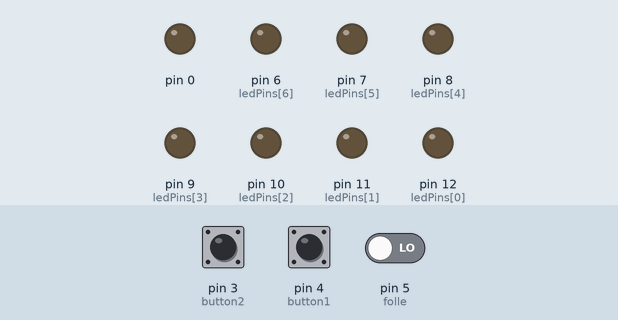
Simulated run of this sketch. Board: Arduino Uno, built with avr-gcc and run on an emulated ATmega328P. Shown: output pins drawn as LEDs (lit = HIGH). Dashed ring = blinking. The inputs (shaded band) are chosen by the test bench; at power-on: pin 3 (button2) LOW, pin 5 (folle) LOW, pin 4 (button1) LOW.

Above: at 1.2 s.
1.3 s: pin 3 (button2) pulled HIGH for 1 s
At 3.2 s:
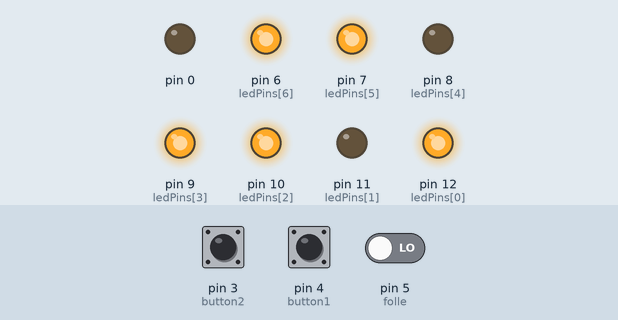
3.8 s: pin 5 (folle) driven HIGH
At 4.4 s:
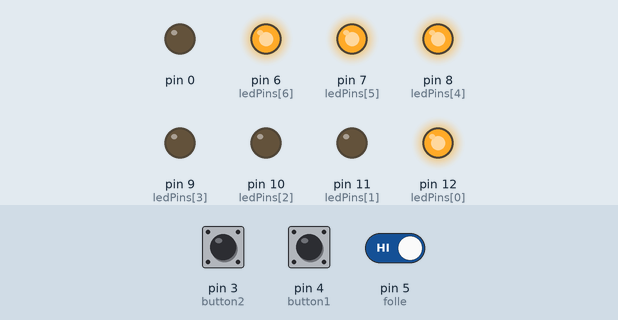
5.3 s: pin 4 (button1) pulled HIGH for 3.2 s
At 5.45 s:
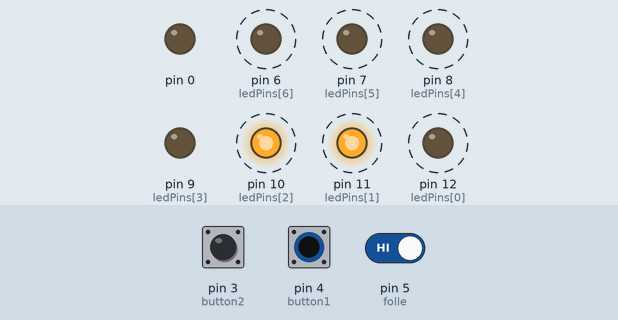
10.0 s: pin 3 (button2) pulled HIGH for 3.2 s
At 10.25 s:
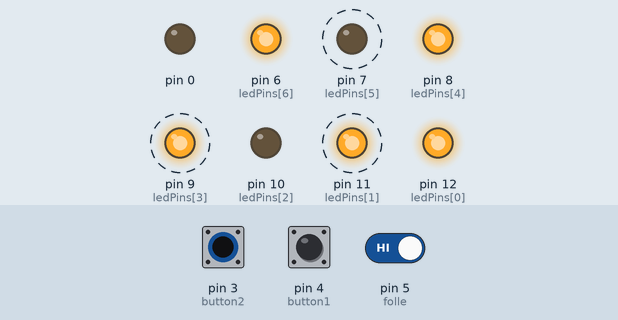
14.7 s: pin 3 (button2) driven HIGH and pin 5 (folle) driven LOW
At 17.5 s:
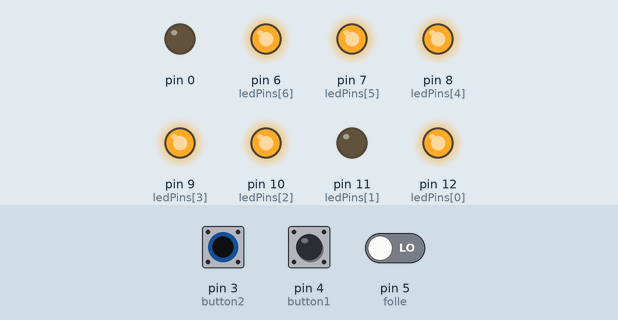
Timing chart, 0 to 18.6 s (numbered marks = the images above; inputs shaded):
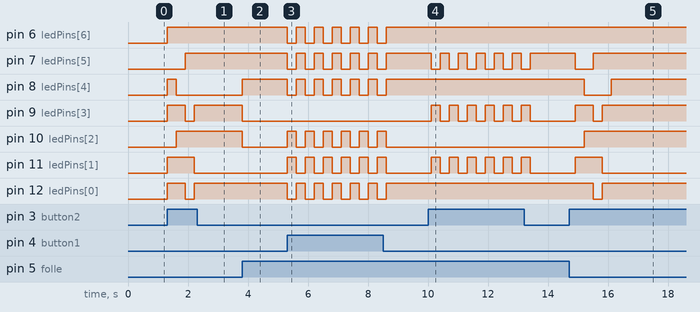

Measured:
- after the input at 1.3 s, pin 6 (ledPins[6]): LOW → HIGH at once; pin 7 (ledPins[5]): LOW → HIGH after 0.60 s; pin 8 (ledPins[4]): LOW → HIGH at once, → LOW 0.30 s later; pin 9 (ledPins[3]), pin 12 (ledPins[0]): LOW → HIGH at once, → LOW 0.60 s later, → HIGH 0.30 s later; pin 10 (ledPins[2]): LOW → HIGH after 0.30 s
- after the input at 3.8 s, pin 8 (ledPins[4]): LOW → HIGH at once; pin 9 (ledPins[3]), pin 10 (ledPins[2]): HIGH → LOW at once
- after the input at 5.3 s, pin 6 (ledPins[6]), pin 7 (ledPins[5]), pin 8 (ledPins[4]), pin 12 (ledPins[0]): alternates HIGH for 0.30 s and LOW for 0.30 s, 12 changes in all, then stays HIGH, starting at once; pin 10 (ledPins[2]), pin 11 (ledPins[1]): alternates HIGH for 0.30 s and LOW for 0.30 s, 12 changes in all, then stays LOW, starting at once
- after the input at 10.0 s, pin 7 (ledPins[5]): alternates HIGH for 0.30 s and LOW for 0.30 s, 12 changes in all, then stays HIGH, starting after 0.10 s; pin 9 (ledPins[3]), pin 11 (ledPins[1]): alternates HIGH for 0.30 s and LOW for 0.30 s, 12 changes in all, then stays LOW, starting after 0.10 s
- after the input at 14.7 s, pin 7 (ledPins[5]): HIGH → LOW after 0.20 s, → HIGH 0.60 s later; pin 8 (ledPins[4]): HIGH → LOW after 0.50 s, → HIGH 0.90 s later; pin 9 (ledPins[3]): LOW → HIGH after 0.20 s, → LOW 0.60 s later, → HIGH 0.30 s later; pin 10 (ledPins[2]): LOW → HIGH after 0.50 s; pin 11 (ledPins[1]): LOW → HIGH after 0.20 s, → LOW 0.90 s later

The sketch:

Contamarce.ino
```cpp
int ledPins[] = {12,11,10,9,8,7,6};
int button1 = 4;
int button2 = 3;
int folle = 5;
bool cicciogamer = false;
boolean sw_read1;
boolean sw_read2;
boolean sw_read3;
int k =0;
int knew=9;
//int contat=0;
int combinazioni[10][7]= {{0,1,1,0,0,0,0},{1,1,0,1,1,0,1},{1,1,1,1,0,0,1},{0,1,1,0,0,1,1},{1,0,1,1,0,1,1},{1,0,1,1,1,1,1},{1,1,1,0,0,0,0},{1,1,1,1,1,1,1},{1,1,1,1,0,1,1},{1,0,0,0,1,1,1}};
//                              1


void setup() {

  pinMode(button1, INPUT);
  pinMode(button2, INPUT);
  pinMode(folle, INPUT);

  for(int i=0; i<10; i++){
    pinMode(ledPins[i], OUTPUT);
    digitalWrite(ledPins[i],LOW);
  }
}

void loop() {
  sw_read1 = digitalRead(button1);
  sw_read2 = digitalRead(button2);
  sw_read3 = digitalRead(folle);


  if(sw_read1)
  {
    k--;
    if(k<0){
    k=0;
    }
    for(int j=0; j<7; j++){
      if(combinazioni[k][j] == 1){

       digitalWrite(ledPins[j], HIGH);
      }
      else{
       digitalWrite(ledPins[j], LOW);
      }
   }
    delay(300);
  }

  if(sw_read2)
  {
    k++;
    if(k>5){
    k=5;
    }
    for(int j=0; j<7; j++){
      if(combinazioni[k][j] == 1){

        digitalWrite(ledPins[j], HIGH);
     }
     else{
      digitalWrite(ledPins[j], LOW);
      }
    }
    delay(300);
  }

  if(sw_read3){

    k=0;
    for(int j=0; j<7; j++){
      if(combinazioni[knew][j] == 1){

        digitalWrite(ledPins[j], HIGH);
      }
     else{
      digitalWrite(ledPins[j], LOW);
      }
    }
    delay(300);

  }


 /* for(int j=0; j<7; j++){
      if(combinazioni[k][j] == 1){

        digitalWrite(ledPins[j], HIGH);
     }
     else{
      digitalWrite(ledPins[j], LOW);
     }
   }
    delay(150);*/


}
```
